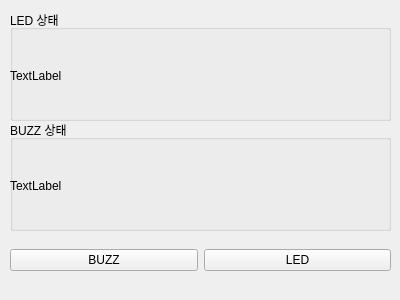
<?xml version="1.0" encoding="UTF-8"?>
<ui version="4.0">
 <class>Form</class>
 <widget class="QWidget" name="Form">
  <property name="geometry">
   <rect>
    <x>0</x>
    <y>0</y>
    <width>400</width>
    <height>300</height>
   </rect>
  </property>
  <property name="windowTitle">
   <string>Form</string>
  </property>
  <widget class="QWidget" name="horizontalLayoutWidget">
   <property name="geometry">
    <rect>
     <x>10</x>
     <y>230</y>
     <width>381</width>
     <height>61</height>
    </rect>
   </property>
   <layout class="QHBoxLayout" name="horizontalLayout">
    <item>
     <widget class="QPushButton" name="Btn_buzz">
      <property name="text">
       <string>BUZZ</string>
      </property>
     </widget>
    </item>
    <item>
     <widget class="QPushButton" name="Btn_led">
      <property name="text">
       <string>LED</string>
      </property>
     </widget>
    </item>
   </layout>
  </widget>
  <widget class="QGroupBox" name="grb_led">
   <property name="geometry">
    <rect>
     <x>10</x>
     <y>10</y>
     <width>381</width>
     <height>111</height>
    </rect>
   </property>
   <property name="title">
    <string>LED 상태</string>
   </property>
   <widget class="QLabel" name="Lbl_LED">
    <property name="geometry">
     <rect>
      <x>0</x>
      <y>30</y>
      <width>381</width>
      <height>71</height>
     </rect>
    </property>
    <property name="text">
     <string>TextLabel</string>
    </property>
   </widget>
  </widget>
  <widget class="QGroupBox" name="grb_buuz">
   <property name="geometry">
    <rect>
     <x>10</x>
     <y>120</y>
     <width>381</width>
     <height>111</height>
    </rect>
   </property>
   <property name="title">
    <string>BUZZ 상태</string>
   </property>
   <widget class="QLabel" name="Lbl_BUZZ">
    <property name="geometry">
     <rect>
      <x>0</x>
      <y>30</y>
      <width>381</width>
      <height>71</height>
     </rect>
    </property>
    <property name="text">
     <string>TextLabel</string>
    </property>
   </widget>
  </widget>
 </widget>
 <resources/>
 <connections/>
</ui>
